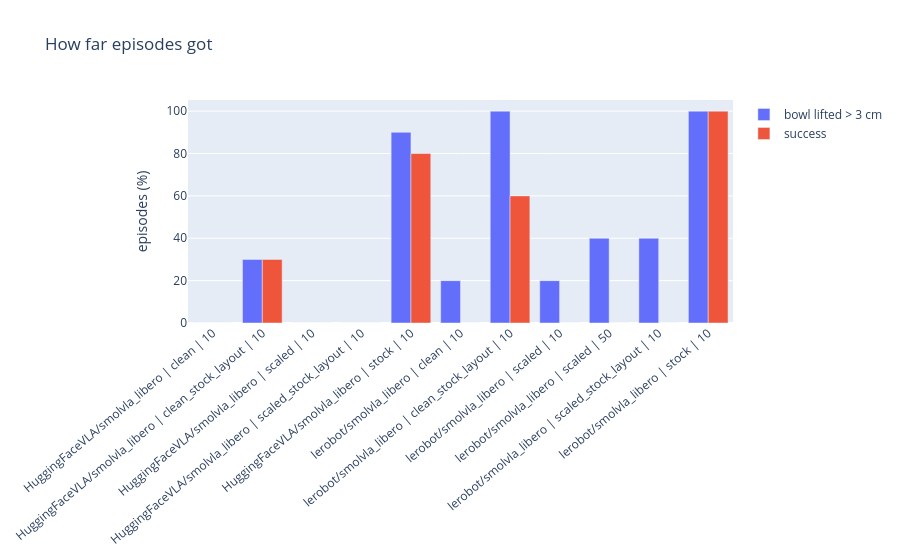

Notebook code for this chart:
### Markdown cell above
## 2. How far did the episodes get?

`lifted` is the share of episodes in which the bowl rose more than 3 cm, so a low success with a high `lifted` means the grasp works but the placement does not, and a low `lifted` means the policy never picked the bowl up.

### Code cell
failure_stage_figure(summary).show()

### Figure 1 — Plotly figure (JSON) as saved in the notebook; plotly's stock layout.template omitted (floating-point values rounded to 4 significant figures)
{"data": [{"name": "bowl lifted > 3 cm", "type": "bar", "x": ["HuggingFaceVLA/smolvla_libero | clean | 10", "HuggingFaceVLA/smolvla_libero | clean_stock_layout | 10", "HuggingFaceVLA/smolvla_libero | scaled | 10", "HuggingFaceVLA/smolvla_libero | scaled_stock_layout | 10", "HuggingFaceVLA/smolvla_libero | stock | 10", "lerobot/smolvla_libero | clean | 10", "lerobot/smolvla_libero | clean_stock_layout | 10", "lerobot/smolvla_libero | scaled | 10", "lerobot/smolvla_libero | scaled | 50", "lerobot/smolvla_libero | scaled_stock_layout | 10", "lerobot/smolvla_libero | stock | 10"], "y": [0.0, 30.0, 0.0, 0.0, 90.0, 20.0, 100.0, 20.0, 40.0, 40.0, 100.0]}, {"name": "success", "type": "bar", "x": ["HuggingFaceVLA/smolvla_libero | clean | 10", "HuggingFaceVLA/smolvla_libero | clean_stock_layout | 10", "HuggingFaceVLA/smolvla_libero | scaled | 10", "HuggingFaceVLA/smolvla_libero | scaled_stock_layout | 10", "HuggingFaceVLA/smolvla_libero | stock | 10", "lerobot/smolvla_libero | clean | 10", "lerobot/smolvla_libero | clean_stock_layout | 10", "lerobot/smolvla_libero | scaled | 10", "lerobot/smolvla_libero | scaled | 50", "lerobot/smolvla_libero | scaled_stock_layout | 10", "lerobot/smolvla_libero | stock | 10"], "y": [0.0, 30.0, 0.0, 0.0, 80.0, 0.0, 60.0, 0.0, 0.0, 0.0, 100.0]}], "layout": {"barmode": "group", "title": {"text": "How far episodes got"}, "xaxis": {"tickangle": -40}, "yaxis": {"title": {"text": "episodes (%)"}}}}
